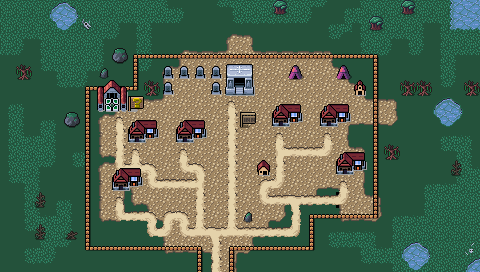

Below is a game level as drawn by its tile map, then a one-line description and the .tmx that defines it (tile-layer data replaced by summaries):
An orthogonal 30x17 tile map with 16x16 px tiles, 4 tile layers (Background, Ground, Foreground, AboveSprites), 3 tilesets and 13 objects.

<map version="1.10" tiledversion="1.10.1" orientation="orthogonal" renderorder="right-down" width="30" height="17" tilewidth="16" tileheight="16" infinite="0" nextlayerid="6" nextobjectid="54">
 <editorsettings>
  <export target="wastetown..tmx" format="tmx" />
 </editorsettings>
 <tileset firstgid="1" source="../../tileset/main.tsx" />
 <tileset firstgid="10113" source="../../tileset/buildings.tsx" />
 <tileset firstgid="11905" source="../../tileset/buildings-nocollide.tsx" />
 <layer id="1" name="Background" width="30" height="17">
  <data>[510 cells, 509 non-empty, 1 distinct tile ids]</data>
 </layer>
 <layer id="2" name="Ground" width="30" height="17">
  <data>[510 cells, 398 non-empty, 43 distinct tile ids]</data>
 </layer>
 <layer id="3" name="Foreground" width="30" height="17">
  <properties>
   <property name="spriteLayer" type="bool" value="true" />
  </properties>
  <data>[510 cells, 153 non-empty, 32 distinct tile ids]</data>
 </layer>
 <layer id="5" name="AboveSprites" width="30" height="17">
  <data>[510 cells, 26 non-empty, 14 distinct tile ids]</data>
 </layer>
 <objectgroup id="4" name="Objects">
  <object id="38" template="../../obj/entry_up.tx" x="208" y="272" />
  <object id="41" template="../../obj/shop.tx" x="129" y="146">
   <properties>
    <property name="commonShopList" value="BoosterPackShop,AlphaBoosterPackShop,BetaBoosterPackShop,GammaBoosterPackShop,DeltaBoosterPackShop,BlackBoosterPackShop,Black,Black,Enchantment4Black,Creature2Black,Instant4Black" />
    <property name="mythicShopList" value="Planeswalker,WUBRG,RWB,RUB,RGB,UWB,UGB,UWB,PhyrexianBlack" />
    <property name="rareShopList" value="Land4Black,Dimir,Rakdos,Orzhov,Golgari,Vehicle,Colorless" />
    <property name="uncommonShopList" value="Artifact,Vampire,Zombie,Skeleton,Demon,Knight4Black,Rogue4Black,Sliver2Black,Wand,Equip,Multicolor" />
   </properties>
  </object>
  <object id="42" template="../../obj/shop.tx" x="177" y="145">
   <properties>
    <property name="commonShopList" value="Black,Black,Enchantment4Black,Creature2Black,Instant4Black" />
    <property name="mythicShopList" value="Planeswalker,WUBRG,RWB,RUB,RGB,UWB,UGB,UWB,PhyrexianBlack" />
    <property name="rareShopList" value="Land4Black,Dimir,Rakdos,Orzhov,Golgari,Vehicle,Colorless" />
    <property name="uncommonShopList" value="Artifact,Vampire,Zombie,Skeleton,Demon,Knight4Black,Rogue4Black,Sliver2Black,Wand,Equip,Multicolor" />
   </properties>
  </object>
  <object id="43" template="../../obj/shop.tx" x="321" y="129">
   <properties>
    <property name="commonShopList" value="Black,Black,Enchantment4Black,Creature2Black,Instant4Black" />
    <property name="mythicShopList" value="Planeswalker,WUBRG,RWB,RUB,RGB,UWB,UGB,UWB,PhyrexianBlack" />
    <property name="rareShopList" value="Land4Black,Dimir,Rakdos,Orzhov,Golgari,Vehicle,Colorless" />
    <property name="uncommonShopList" value="Artifact,Vampire,Zombie,Skeleton,Demon,Knight4Black,Rogue4Black,Sliver2Black,Wand,Equip,Multicolor" />
   </properties>
  </object>
  <object id="44" template="../../obj/shop.tx" x="114" y="194">
   <properties>
    <property name="commonShopList" value="Black,Black,Enchantment4Black,Creature2Black,Instant4Black" />
    <property name="mythicShopList" value="Planeswalker,WUBRG,RWB,RUB,RGB,UWB,UGB,UWB,PhyrexianBlack" />
    <property name="rareShopList" value="Land4Black,Dimir,Rakdos,Orzhov,Golgari,Vehicle,Colorless" />
    <property name="uncommonShopList" value="Artifact,Vampire,Zombie,Skeleton,Demon,Knight4Black,Rogue4Black,Sliver2Black,Wand,Equip,Multicolor" />
   </properties>
  </object>
  <object id="45" template="../../obj/shop.tx" x="273" y="130">
   <properties>
    <property name="commonShopList" value="Black,Black,Enchantment4Black,Creature2Black,Instant4Black" />
    <property name="mythicShopList" value="Planeswalker,WUBRG,RWB,RUB,RGB,UWB,UGB,UWB,PhyrexianBlack" />
    <property name="rareShopList" value="Land4Black,Dimir,Rakdos,Orzhov,Golgari,Vehicle,Colorless" />
    <property name="uncommonShopList" value="Artifact,Vampire,Zombie,Skeleton,Demon,Knight4Black,Rogue4Black,Sliver2Black,Wand,Equip,Multicolor" />
   </properties>
  </object>
  <object id="46" template="../../obj/shop.tx" x="337" y="177">
   <properties>
    <property name="commonShopList" value="Black,Black,Enchantment4Black,Creature2Black,Instant4Black" />
    <property name="mythicShopList" value="Planeswalker,WUBRG,RWB,RUB,RGB,UWB,UGB,UWB,PhyrexianBlack" />
    <property name="rareShopList" value="Land4Black,Dimir,Rakdos,Orzhov,Golgari,Vehicle,Colorless" />
    <property name="uncommonShopList" value="Artifact,Vampire,Zombie,Skeleton,Demon,Knight4Black,Rogue4Black,Sliver2Black,Wand,Equip,Multicolor" />
   </properties>
  </object>
  <object id="47" template="../../obj/inn.tx" x="230" y="98" />
  <object id="48" template="../../obj/shop.tx" x="336" y="80">
   <properties>
    <property name="commonShopList" value="Swamp" />
    <property name="noRestock" type="bool" value="true" />
   </properties>
  </object>
  <object id="50" template="../../obj/shardtrader.tx" x="288" y="82" />
  <object id="51" template="../../obj/quest.tx" x="95" y="114" width="35" height="16">
   <properties>
    <property name="questtype" value="swamp_town_generic" />
   </properties>
  </object>
  <object id="52" template="../../obj/shop.tx" x="201" y="88">
   <properties>
    <property name="commonShopList" value="Black,Black,Enchantment4Black,Creature2Black,Instant4Black" />
    <property name="mythicShopList" value="Planeswalker,WUBRG,RWB,RUB,RGB,UWB,UGB,UWB,PhyrexianBlack" />
    <property name="rareShopList" value="Land4Black,Dimir,Rakdos,Orzhov,Golgari,Vehicle,Colorless" />
    <property name="signXOffset" type="float" value="-4" />
    <property name="uncommonShopList" value="Artifact,Vampire,Zombie,Skeleton,Demon,Knight4Black,Rogue4Black,Sliver2Black,Wand,Equip,Multicolor" />
   </properties>
  </object>
  <object id="53" template="../../obj/shop.tx" x="167" y="88">
   <properties>
    <property name="commonShopList" value="Black,Black,Enchantment4Black,Creature2Black,Instant4Black" />
    <property name="mythicShopList" value="Planeswalker,WUBRG,RWB,RUB,RGB,UWB,UGB,UWB,PhyrexianBlack" />
    <property name="rareShopList" value="Land4Black,Dimir,Rakdos,Orzhov,Golgari,Vehicle,Colorless" />
    <property name="signXOffset" type="float" value="4" />
    <property name="uncommonShopList" value="Artifact,Vampire,Zombie,Skeleton,Demon,Knight4Black,Rogue4Black,Sliver2Black,Wand,Equip,Multicolor" />
   </properties>
  </object>
 </objectgroup>
</map>
